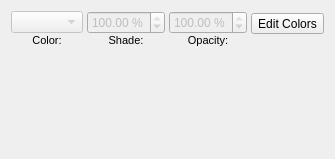
             <widget class="QWidget" name="page_5">
              <layout class="QVBoxLayout" name="verticalLayout_9">
               <item>
                <layout class="QHBoxLayout" name="horizontalLayout_17" stretch="0,0,0,1">
                 <property name="spacing">
                  <number>4</number>
                 </property>
                 <item>
                  <layout class="QVBoxLayout" name="verticalLayout_27">
                   <property name="spacing">
                    <number>0</number>
                   </property>
                   <item>
                    <widget class="ColorCombo" name="colorMeshPoint">
                     <property name="enabled">
                      <bool>false</bool>
                     </property>
                     <property name="sizePolicy">
                      <sizepolicy hsizetype="Expanding" vsizetype="Fixed">
                       <horstretch>0</horstretch>
                       <verstretch>0</verstretch>
                      </sizepolicy>
                     </property>
                    </widget>
                   </item>
                   <item>
                    <widget class="QLabel" name="colorMeshPointLabel">
                     <property name="font">
                      <font>
                       <pointsize>8</pointsize>
                      </font>
                     </property>
                     <property name="text">
                      <string>Color:</string>
                     </property>
                     <property name="alignment">
                      <set>Qt::AlignCenter</set>
                     </property>
                    </widget>
                   </item>
                  </layout>
                 </item>
                 <item>
                  <layout class="QVBoxLayout" name="verticalLayout_28">
                   <property name="spacing">
                    <number>0</number>
                   </property>
                   <item>
                    <widget class="ScrSpinBox" name="shadeMeshPoint">
                     <property name="enabled">
                      <bool>false</bool>
                     </property>
                     <property name="suffix">
                      <string> %</string>
                     </property>
                     <property name="minimum">
                      <double>0.000000000000000</double>
                     </property>
                     <property name="maximum">
                      <double>100.000000000000000</double>
                     </property>
                     <property name="singleStep">
                      <double>10.000000000000000</double>
                     </property>
                     <property name="value">
                      <double>100.000000000000000</double>
                     </property>
                    </widget>
                   </item>
                   <item>
                    <widget class="QLabel" name="shadeMeshPointLabel">
                     <property name="font">
                      <font>
                       <pointsize>8</pointsize>
                      </font>
                     </property>
                     <property name="text">
                      <string>Shade:</string>
                     </property>
                     <property name="alignment">
                      <set>Qt::AlignCenter</set>
                     </property>
                    </widget>
                   </item>
                  </layout>
                 </item>
                 <item>
                  <layout class="QVBoxLayout" name="verticalLayout_29">
                   <property name="spacing">
                    <number>0</number>
                   </property>
                   <item>
                    <widget class="ScrSpinBox" name="transparencyMeshPoint">
                     <property name="enabled">
                      <bool>false</bool>
                     </property>
                     <property name="suffix">
                      <string> %</string>
                     </property>
                     <property name="maximum">
                      <double>100.000000000000000</double>
                     </property>
                     <property name="singleStep">
                      <double>10.000000000000000</double>
                     </property>
                     <property name="value">
                      <double>100.000000000000000</double>
                     </property>
                    </widget>
                   </item>
                   <item>
                    <widget class="QLabel" name="transparencyMeshPointLabel">
                     <property name="font">
                      <font>
                       <pointsize>8</pointsize>
                      </font>
                     </property>
                     <property name="text">
                      <string>Opacity:</string>
                     </property>
                     <property name="alignment">
                      <set>Qt::AlignCenter</set>
                     </property>
                    </widget>
                   </item>
                  </layout>
                 </item>
                 <item>
                  <layout class="QVBoxLayout" name="verticalLayout_30">
                   <property name="spacing">
                    <number>0</number>
                   </property>
                   <property name="sizeConstraint">
                    <enum>QLayout::SetDefaultConstraint</enum>
                   </property>
                   <item>
                    <widget class="QToolButton" name="editMeshColors">
                     <property name="text">
                      <string>Edit Colors</string>
                     </property>
                     <property name="checkable">
                      <bool>true</bool>
                     </property>
                    </widget>
                   </item>
                   <item>
                    <spacer name="verticalSpacer_4">
                     <property name="orientation">
                      <enum>Qt::Vertical</enum>
                     </property>
                     <property name="sizeType">
                      <enum>QSizePolicy::Fixed</enum>
                     </property>
                     <property name="sizeHint" stdset="0">
                      <size>
                       <width>1</width>
                       <height>10</height>
                      </size>
                     </property>
                    </spacer>
                   </item>
                  </layout>
                 </item>
                </layout>
               </item>
               <item>
                <spacer name="verticalSpacer_2">
                 <property name="orientation">
                  <enum>Qt::Vertical</enum>
                 </property>
                 <property name="sizeHint" stdset="0">
                  <size>
                   <width>20</width>
                   <height>101</height>
                  </size>
                 </property>
                </spacer>
               </item>
              </layout>
             </widget>
